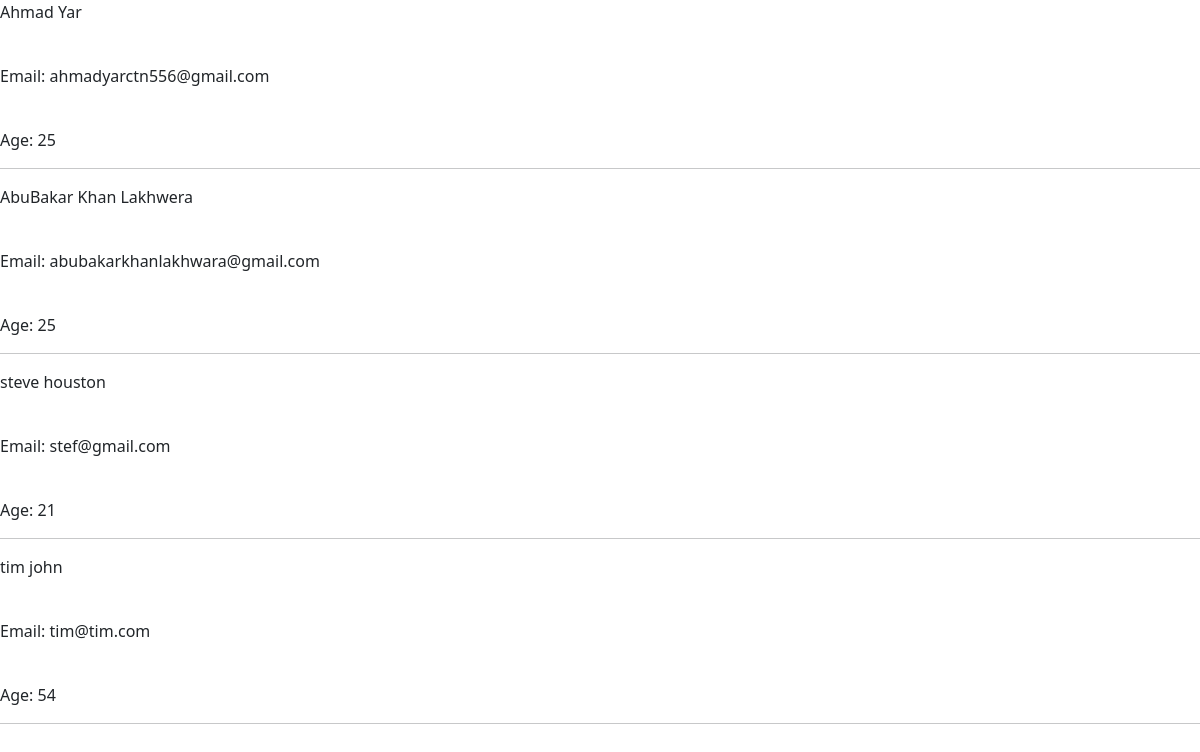
The page / on the database its author committed.
### website/models.py (models this page shows, shortened)
class Member(models.Model):
    fname = models.CharField(max_length=100)
    lname = models.CharField(max_length=100)
    email = models.EmailField(max_length=100)
    passwd = models.CharField(max_length=50)
    age = models.IntegerField(max_length=3)

### website/views.py (the view)
# urls.py: 2. Add a URL to urlpatterns:  path('', views.home, name='home')
def home(req):
    all_members = Member.objects.all()
    return render(req, 'home.html', {'all': all_members})

### templates/home.html
{% extends 'base.html' %}
{% block content %}
{% for item in all %}
<p>{{item.fname}} {{ item.lname }}</p> <br>
<p>Email: {{item.email}}</p><br>
<p>Age: {{item.age}}</p>
<hr>
{% endfor %}
{% endblock %}

### templates/base.html (shortened to what this page needs)
<!doctype html>
<html lang="en">
  <head>
    <link href="https://cdn.jsdelivr.net/npm/bootstrap@5.3.3/dist/css/bootstrap.min.css" rel="stylesheet">
  </head>
  <body>
    <div>
     {% block content %}
     {% endblock %}
   </div>
  </body>
</html>

### rows shown on the page
Member: fname "Ahmad", lname "Yar", email "ahmadyarctn556@gmail.com", age "25"
Member: fname "AbuBakar Khan", lname "Lakhwera", email "abubakarkhanlakhwara@gmail.com", age "25"
Member: fname "steve", lname "houston", email "stef@gmail.com", age "21"
Member: fname "tim", lname "john", email "tim@tim.com", age "54"
